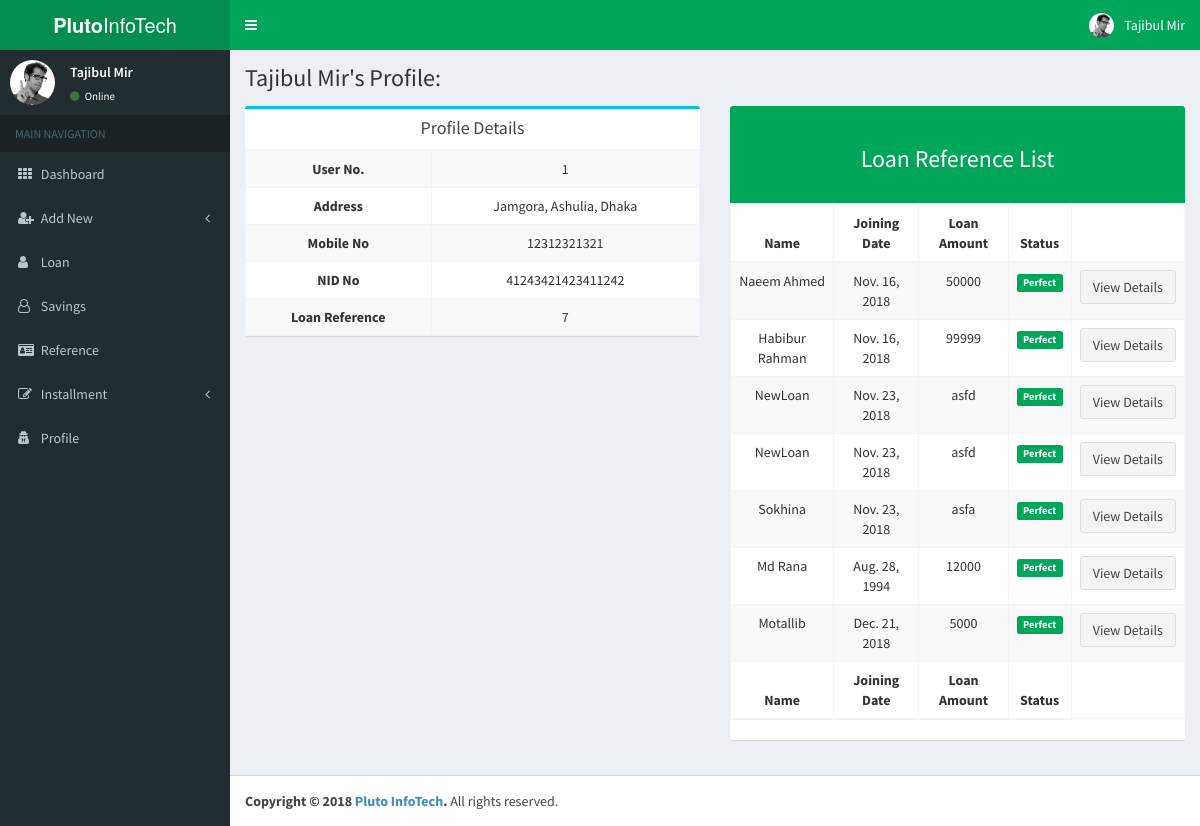
The app's page /reference/profile/1 (signed in) with its own data.
### reference/models.py (models this page shows, shortened)
class Reference(models.Model):
    name = models.CharField(max_length=30, null=True)
    address = models.CharField(max_length=100, null=True)
    mobile = models.CharField(max_length=11, null=True)
    nid = models.CharField(max_length=17, null=True)

### loan/models.py (models this page shows, shortened)
class Loan(models.Model):
    name = models.CharField(max_length=30, null=True)
    address = models.CharField(max_length=100, null=True)
    mobile = models.CharField(max_length=11, null=True)
    nid = models.CharField(max_length=17, null=True)
    amount = models.CharField(max_length=5, null=True)
    join_date = models.DateField(null=True)
    reference = models.ForeignKey(Reference, null=True, on_delete=models.DO_NOTHING)
    status = models.CharField(max_length=10, null=True, default=1)

### reference/views.py (the view)
# urls.py: path('profile', views.profile, name='profile'),
@login_required
def profile(request, id):
    reference = Reference.objects.get(id=id)
    due = []
    ls = Loan.objects.filter(reference=id)
    for l in ls:
        current_week = datetime.datetime.utcnow().isocalendar()[1]
        start_week = datetime.date(l.join_date.year, l.join_date.month, l.join_date.day).isocalendar()[1]
        if current_week > 33:
            current_week -= 33
            start_week -= 33
        else:
            current_week += 19
            start_week += 19
        k = LoanInstallment.objects.filter(name=l.id)
        week_passed = current_week - start_week
        loan_paid = k.count()
        l.overdue = week_passed - k.count()
        l.loan_paid = loan_paid
        l.current_week = current_week
        l.start_week = start_week
        due.append(l)
    context = {
        'title': 'Reference Profile',
        'reference': reference,
        'loans': due,
    }
    return render(request, 'reference/profile.html', context)

### templates/reference/profile.html
{% extends '../master.html' %}
{% load mathfilters %}
{% load staticfiles %}
    {% block content %}
        <section class="content-header">
          <h1>
            {{ reference.name }}'s Profile:
          </h1>
        </section>
        <section class="content">
          <div class="row">
            <div class="col-lg-6 col-md-6 col-xs-12 text-center">
              <div class="box box-info">
                <div class="box-header with-border">
                  <h3 class="box-title">Profile Details</h3>
                </div>
                <table id="user_details" class="table table-bordered table-striped">
                  <tbody>
                      <tr>
                        <th>User No.</th>
                        <td>{{ reference.id }}</td>
                      </tr>
                      <tr>
                        <th>Address</th>
                        <td>{{ reference.address }}</td>
                      </tr>
                      <tr>
                        <th>Mobile No</th>
                        <td>{{ reference.mobile }}</td>
                      </tr>
                      <tr>
                        <th>NID No</th>
                        <td>{{ reference.nid }}</td>
                      </tr>
                      <tr>
                        <th>Loan Reference</th>
                        <td>{{ reference.loan_set.count }}</td>
                      </tr>
                  </tbody>
                </table>
              </div>
            </div>
            <div class="col-lg-6 col-md-6 col-xs-12">
              <div class="box box-widget widget-user-2">
                <div class="widget-user-header bg-green">
                  <h3 class="text-center">Loan Reference List</h3>
                </div>
                <div class="box-footer no-padding">
                  <table id="user_details" class="table table-bordered table-striped">
                    <thead>
                        <tr>
                          <th>Name</th>
                          <th>Joining Date</th>
                          <th>Loan Amount</th>
                          <th>Status</th>
                        </tr>
                    </thead>
                    <tbody>
                      {% for loan in loans %}
                        <tr>
                          <td>{{ loan.name }}</td>
                          <td>{{ loan.join_date }}</td>
                          <td>{{ loan.amount }}</td>
                          <td>
                            {% if loan.overdue > 4 %}
                              <span class="label label-danger">Inactive</span>
                            {% elif loan.overdue > 1 %}
                              <span class="label label-warning">Has Due</span>
                            {% elif loan.overdue == 1 %}
                              <span class="label label-primary">Delayed</span>
                            {% else %}
                              <span class="label label-success">Perfect</span>
                            {% endif %}
                          </td>
                          <td>
                            <a href="{% url 'loan_profile' loan.id %}" class="btn btn-default">
                                View Details
                            </a>
                          </td>
                        </tr>
                      {% endfor %}
                    </tbody>
                    <thead>
                        <tr>
                          <th>Name</th>
                          <th>Joining Date</th>
                          <th>Loan Amount</th>
                          <th>Status</th>
                        </tr>
                    </thead>
                  </table>
                </div>
              </div>
            </div>
          </div>
        </section>
    {% endblock %}

### records on screen
Reference: name "Tajibul Mir", id "1", address "Jamgora, Ashulia, Dhaka", mobile "12312321321", nid "41243421423411242", loan_set.count "7"
Loan: name "Naeem Ahmed", join_date "Nov. 16, 2018", amount "50000", shows "Perfect"
Loan: name "Habibur Rahman", join_date "Nov. 16, 2018", amount "99999", shows "Perfect"
Loan: name "NewLoan", join_date "Nov. 23, 2018", amount "asfd", shows "Perfect"
Loan: name "NewLoan", join_date "Nov. 23, 2018", amount "asfd", shows "Perfect"
Loan: name "Sokhina", join_date "Nov. 23, 2018", amount "asfa", shows "Perfect"
Loan: name "Md Rana", join_date "Aug. 28, 1994", amount "12000", shows "Perfect"
Loan: name "Motallib", join_date "Dec. 21, 2018", amount "5000", shows "Perfect"
